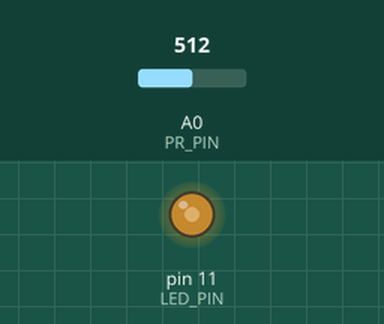
Simulated run of this sketch. Board: Arduino Uno, built with avr-gcc and run on an emulated ATmega328P. Shown: output pins drawn as LEDs (lit = HIGH). The inputs (shaded band) are chosen by the test bench; at power-on: A0 (PR_PIN) = 512.

Above: at 1.2 s.
1.3 s: A0 (PR_PIN) set to 716
At 2.1 s:
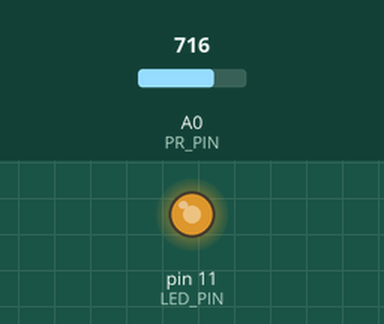
2.8 s: A0 (PR_PIN) set to 900
At 3.2 s:
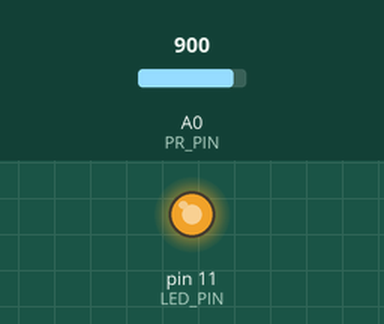
4.3 s: A0 (PR_PIN) set to 122
At 5.5 s:
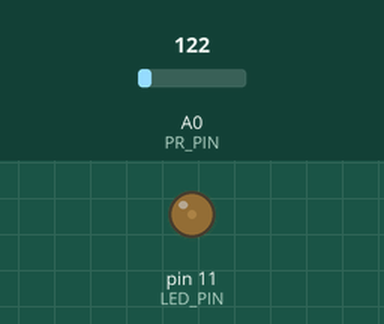
5.8 s: A0 (PR_PIN) set to 0
At 6.7 s:
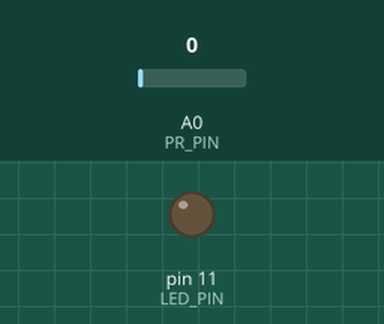
7.3 s: A0 (PR_PIN) set to 511
At 7.8 s:
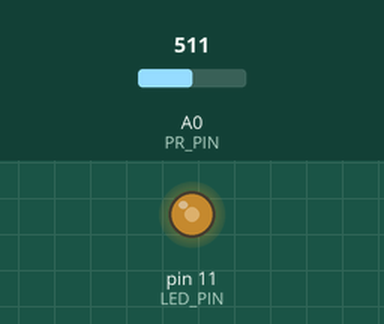
Timing chart, 0 to 9.8 s (numbered marks = the images above; inputs shaded):
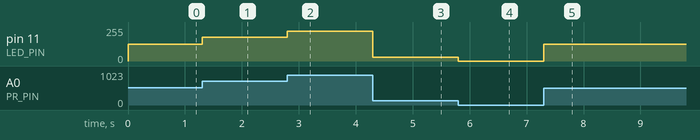

Measured:
- after the input at 1.3 s, pin 11 (LED_PIN): 127/255 → 178/255 at once
- after the input at 2.8 s, pin 11 (LED_PIN): 178/255 → 224/255 at once
- after the input at 4.3 s, pin 11 (LED_PIN): 224/255 → 30/255 at once
- after the input at 5.8 s, pin 11 (LED_PIN): 30/255 → 0/255 at once
- after the input at 7.3 s, pin 11 (LED_PIN): 0/255 → 127/255 at once

The sketch:

ch04_photoresistor2.ino
```cpp
#define SERIAL_BAUDRATE 19200
#define LED_PIN 11
#define PR_PIN A0 // 光敏電阻（photo resistor）

void setup() {
  Serial.begin(SERIAL_BAUDRATE);
}
void loop() {
  int r = analogRead(PR_PIN);

  // 環境光線越強，LED就越亮
  int b = map(r, 0, 1023, 0, 255);

  // 環境光線越弱強，LED就越亮
  // int b = map(r, 0, 1023, 255, 0);

  analogWrite(LED_PIN, b);
}
```
